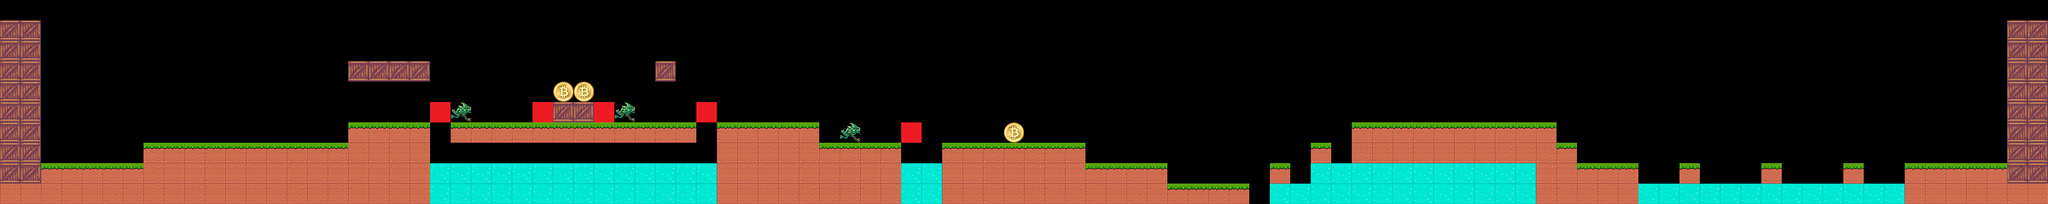

Rendered tile map (Tiled .tmx) drawn with the repository's tilesets; below, a short description and the map source with its tile grids summarised:
An orthogonal 100x10 tile map with 80x80 px tiles, 1 tile layer (Слой тайлов 1), 7 tilesets.

<map version="1.0" orientation="orthogonal" width="100" height="10" tilewidth="80" tileheight="80">
 <tileset firstgid="1" name="box" tilewidth="80" tileheight="80">
  <image source="../image/blocks/box.png" width="80" height="80" />
 </tileset>
 <tileset firstgid="2" name="center" tilewidth="80" tileheight="80">
  <image source="../image/blocks/center.png" width="80" height="80" />
 </tileset>
 <tileset firstgid="3" name="earth" tilewidth="80" tileheight="80">
  <image source="../image/blocks/earth.png" width="80" height="80" />
 </tileset>
 <tileset firstgid="4" name="water" tilewidth="80" tileheight="80">
  <image source="../image/blocks/water.png" width="80" height="80" />
 </tileset>
 <tileset firstgid="5" name="stop" tilewidth="80" tileheight="80">
  <image source="../image/blocks/stop.png" width="80" height="80" />
 </tileset>
 <tileset firstgid="6" name="1" tilewidth="80" tileheight="80">
  <image source="../image/enemy/1/1.png" width="88" height="80" />
 </tileset>
 <tileset firstgid="7" name="monetka" tilewidth="80" tileheight="80">
  <image source="../image/item/monetka.png" width="82" height="80" />
 </tileset>
 <layer name="Слой тайлов 1" width="100" height="10">
  <data>[1000 cells, 302 non-empty, 7 distinct tile ids]</data>
 </layer>
</map>